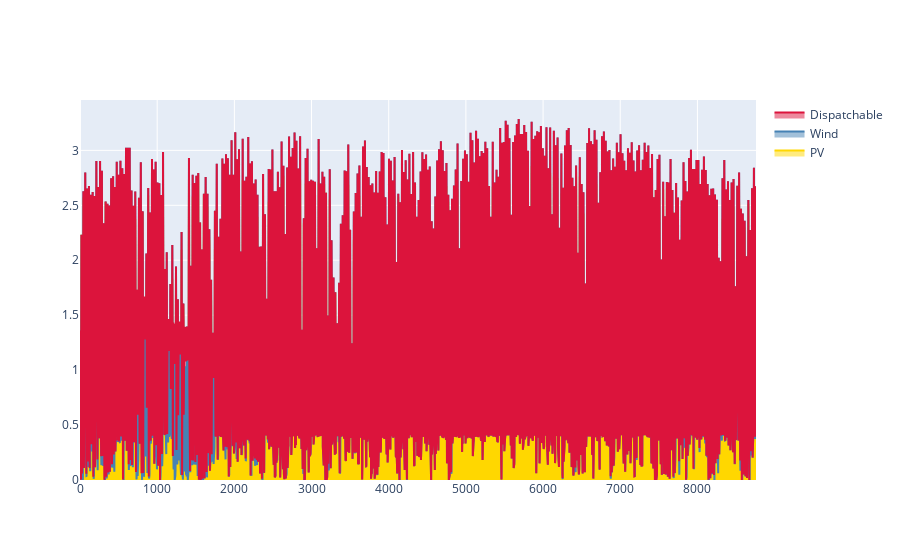

Source (notebook cell):
### Code cell
plot_stack_production(optimized_pv, optimized_wind, optimized_dispatchable, country_name, colors_dict = colors_dict)

### Figure 1 — Plotly figure (JSON) as saved in the notebook; plotly's stock layout.template omitted (floating-point values rounded to 4 significant figures; data arrays with more than 128 entries replaced by an {"elided": "..."} marker saying what was removed)
{"data": [{"marker": {"color": "gold"}, "mode": "lines", "name": "PV", "stackgroup": "one", "type": "scatter", "x": {"elided": "8760 int values"}, "y": {"elided": "8760 float values"}}, {"marker": {"color": "steelblue"}, "mode": "lines", "name": "Wind", "stackgroup": "one", "type": "scatter", "x": {"elided": "8760 int values"}, "y": {"elided": "8760 float values"}}, {"marker": {"color": "crimson"}, "mode": "lines", "name": "Dispatchable", "stackgroup": "one", "type": "scatter", "x": {"elided": "8760 int values"}, "y": {"elided": "8760 float values"}}], "layout": {}}
